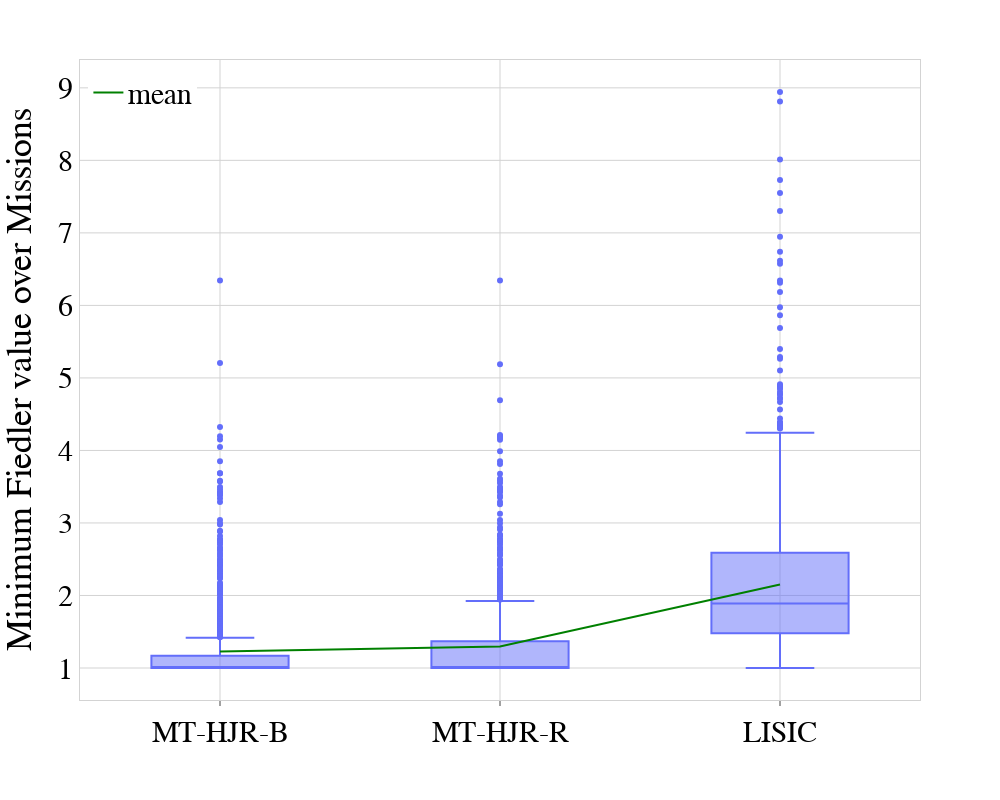

Notebook source saved alongside this figure:
### Code cell
import plotly.io as pio
pio.templates['plotly']["layout"]["font"]["family"] = "Palatino"
font = dict(
                family="Palatino",
                size=30,
                color='black'
            )

fiedler_dict = {"MT-HJR-B": np.abs(metrics_hj_naive["fiedler_min"])+1,
                      "MT-HJR-R": np.abs(metrics_hj_reactive["fiedler_min"])+1,
                      "LISIC": np.abs(metrics_hj_flocking["fiedler_min"])+1}
beta_index_avg_df = pd.DataFrame(fiedler_dict)
fig_beta = px.box(beta_index_avg_df) #,points="all")
mean_trace = go.Scatter(
    x=beta_index_avg_df.columns,
    y=beta_index_avg_df.mean(),
    mode='lines',
    line=dict(color='green', width=2),
    text=beta_index_avg_df.mean().round(2),
    showlegend=True,
    name="mean",
    textposition='middle center',
)
fig_beta.add_trace(mean_trace)
# Add custom x and y labels
# fig_beta.update_layout(
#     xaxis_title="controllers",
#     yaxis_title="Minimum Fiedler value over Missions",
#     height=800,
#     width=1000
# )
#fig_beta.update_traces(boxpoints=False, selector=dict(type='box'))
fig_beta.update_layout(
    xaxis_title="", #"controllers",
    yaxis_title="Minimum Fiedler value over Missions",
    height=800,
    width=1000,
    plot_bgcolor='white',
    # yaxis=dict(
    #     type='log',
    #     #dtick=0.2,
    #     # tickvals=[1, 10*np.log10(0.5+1), 10*np.log10(1+1), 10*np.log10(2+1)],
    #     # ticktext=['0', '0.5', '1', '2' ],
    #     # range=[0,1],
    #     # showexponent='none'
    # ),
    font=font,
    legend=dict(
    yanchor="top",
    y=0.99,
    xanchor="left",
    x=0.01
    )
)
# Set the subplot titles

fig_beta.update_xaxes(
    mirror=True,
    ticks='outside',
    showline=True,
    linecolor='lightgrey',
    gridcolor='lightgrey'
)
fig_beta.update_yaxes(
    mirror=True,
    #ticks='outside',
    showline=True,
    #linecolor='black',
    linecolor='lightgrey',
    gridcolor='lightgrey',
)
#fig_beta.update_layout(height=800, width=1400,font=font)
fig_beta.write_image("fiedler.svg")
fig_beta.show()

### Figure 1 — Plotly figure (JSON) as saved in the notebook; plotly's stock layout.template omitted (floating-point values rounded to 4 significant figures; data arrays with more than 128 entries replaced by an {"elided": "..."} marker saying what was removed)
{"data": [{"alignmentgroup": "True", "hovertemplate": "variable=%{x}<br>value=%{y}<extra></extra>", "legendgroup": "", "marker": {"color": "#636efa"}, "name": "", "notched": false, "offsetgroup": "", "orientation": "v", "showlegend": false, "type": "box", "x": {"elided": "2940 str values"}, "x0": " ", "xaxis": "x", "y": {"elided": "2940 float values"}, "y0": " ", "yaxis": "y"}, {"line": {"color": "green", "width": 2}, "mode": "lines", "name": "mean", "showlegend": true, "text": [1.23, 1.3, 2.15], "textposition": "middle center", "type": "scatter", "x": ["MT-HJR-B", "MT-HJR-R", "LISIC"], "y": [1.226, 1.297, 2.152]}], "layout": {"boxmode": "group", "font": {"color": "black", "family": "Palatino", "size": 30}, "height": 800, "legend": {"tracegroupgap": 0, "x": 0.01, "xanchor": "left", "y": 0.99, "yanchor": "top"}, "margin": {"t": 60}, "plot_bgcolor": "white", "width": 1000, "xaxis": {"anchor": "y", "domain": [0, 1], "gridcolor": "lightgrey", "linecolor": "lightgrey", "mirror": true, "showline": true, "ticks": "outside", "title": {"text": ""}}, "yaxis": {"anchor": "x", "domain": [0, 1], "gridcolor": "lightgrey", "linecolor": "lightgrey", "mirror": true, "showline": true, "title": {"text": "Minimum Fiedler value over Missions"}}}}
